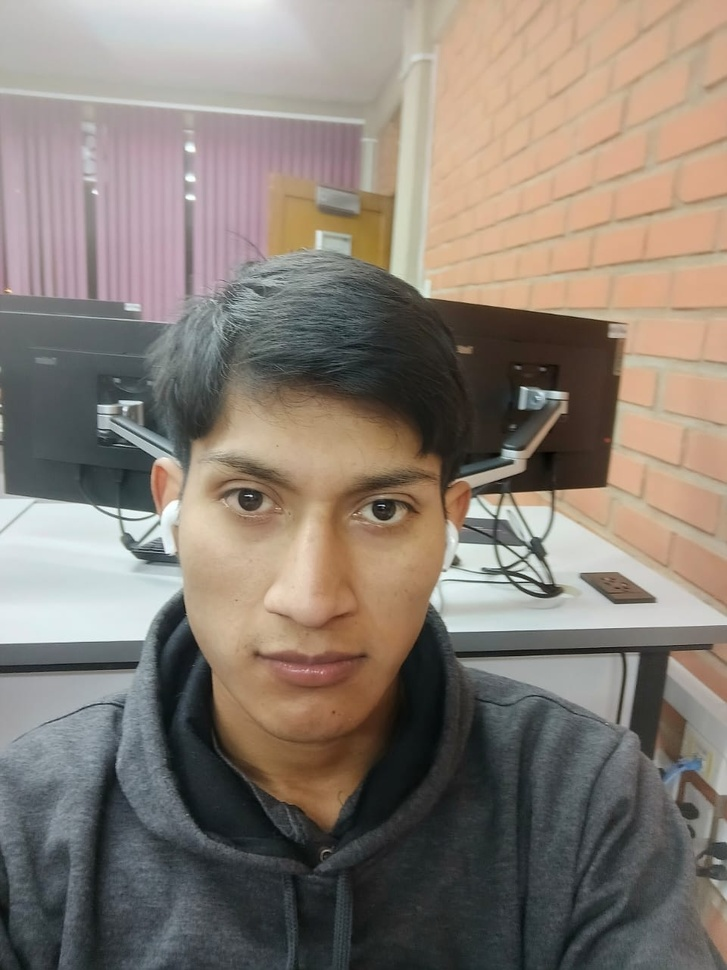
#> input picture santiago.jpeg, 727 x 970 px, shrunk from 960 x 1280 before the run
$ jupyter execute --allow-errors practicaFinal.ipynb
#> lines starting #> are read from the running program, lines starting #| are printed output that depends on the picture; after the words box and inside, x2 and y2 are one past the last pixel; in counts of white or black regions, pixels touching at a corner belong together
1.-En base a la siguientefigura

Identifica de cada uno de los elementos(elementos específicos)su área, perímetro y centroide,a cada uno de los objetos debe ser inscrito dentroun recuadro, una elipse,un círculoy marcar una líneadivisora en el medio tomando de referencia el centroide (cada uno de estos conceptos en un subplot distinto)tomar en cuenta que el color delas figuras mencionadasdebe ser el mismo quetiene el objeto seleccionado.

[cell 1]
import cv2
import numpy as np
import matplotlib.pyplot as plt

def get_average_color(image, contour):
    mask = np.zeros(image.shape[:2], dtype="uint8")
    cv2.drawContours(mask, [contour], -1, 255, -1)
    mean = cv2.mean(image, mask=mask)[:3]
    return tuple(map(int, mean))

img = cv2.imread('colores.jpg')

#> (the rest of this cell did not finish here and is left out)

Captura una imagen de tu rostro con tu dispositivo móvil y aplica:
1.Una umbralización
2.Cambio de color
3.Convolución con kernel propio
4.Convolución con kernel predefinido (el de tu preferencia)
5.Selecciona tu ojo izquierdo en la imagen y aplícale canny
6.Aplica el filtro de neblina
7.Detecta los bordes de la imagen
8.Identifica el área, perímetro y centroide de la imagen
9.El objeto seleccionado inscríbelo dentro de un cuadro de color rosa

[cell 2]
import cv2
import numpy as np
import matplotlib.pyplot as plt

img = cv2.imread('santiago.jpeg', cv2.IMREAD_GRAYSCALE)
#> img: shape (970, 727); min 1, max 255, mean 127.5
_, img_bin = cv2.threshold(img, 127, 255, cv2.THRESH_BINARY)
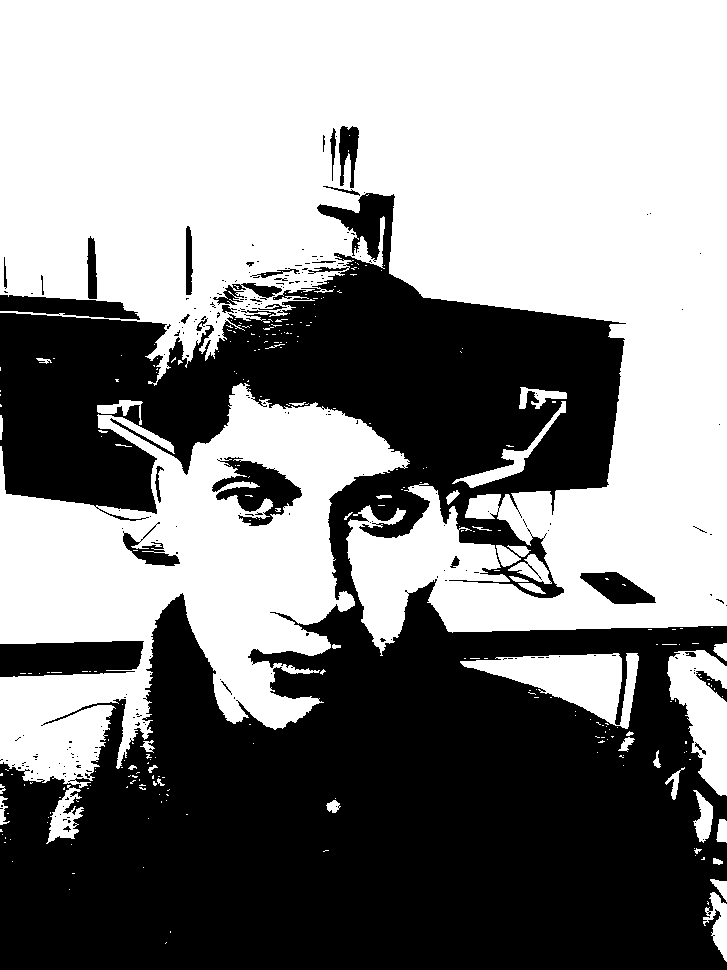
#> img_bin: shape (970, 727); 53.7% white; 237 black regions (207 under 20 px), largest, box (x1, y1, x2, y2) and area: (0, 193, 727, 970) 310341, (0, 641, 144, 677) 4423, (212, 457, 302, 526) 2875
mascara = cv2.getStructuringElement(cv2.MORPH_ELLIPSE, (5, 5))
img_fin_umb = cv2.dilate(img_bin, mascara)
#> img_fin_umb: shape (970, 727); 58.1% white; 89 black regions (66 under 20 px), largest, box (x1, y1, x2, y2) and area: (0, 584, 727, 970) 195860, (0, 263, 622, 597) 88168, (0, 643, 141, 675) 3636

img_color = cv2.cvtColor(img, cv2.COLOR_GRAY2BGR)
img_color[:, :, 1] = 0
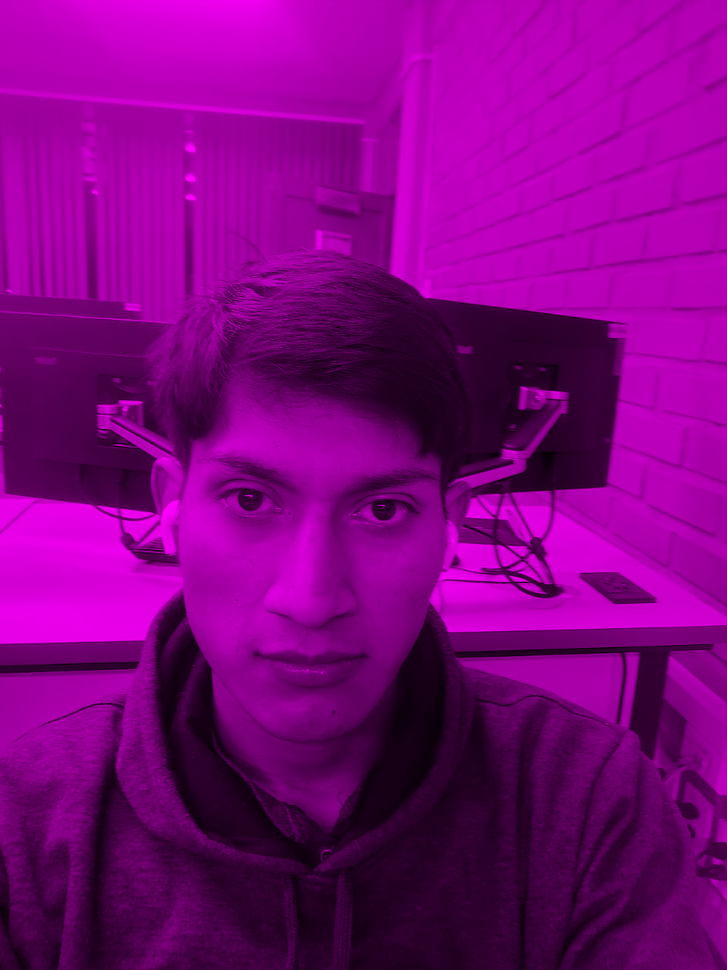
#> img_color: shape (970, 727, 3); mean B, G, R 127.5, 0, 127.5

kernel_propio = np.array([[1, 2, 1], [0, 0, 0], [-1, -2, -1]])
img_fin_ConvPropio = cv2.filter2D(img, -1, kernel_propio)
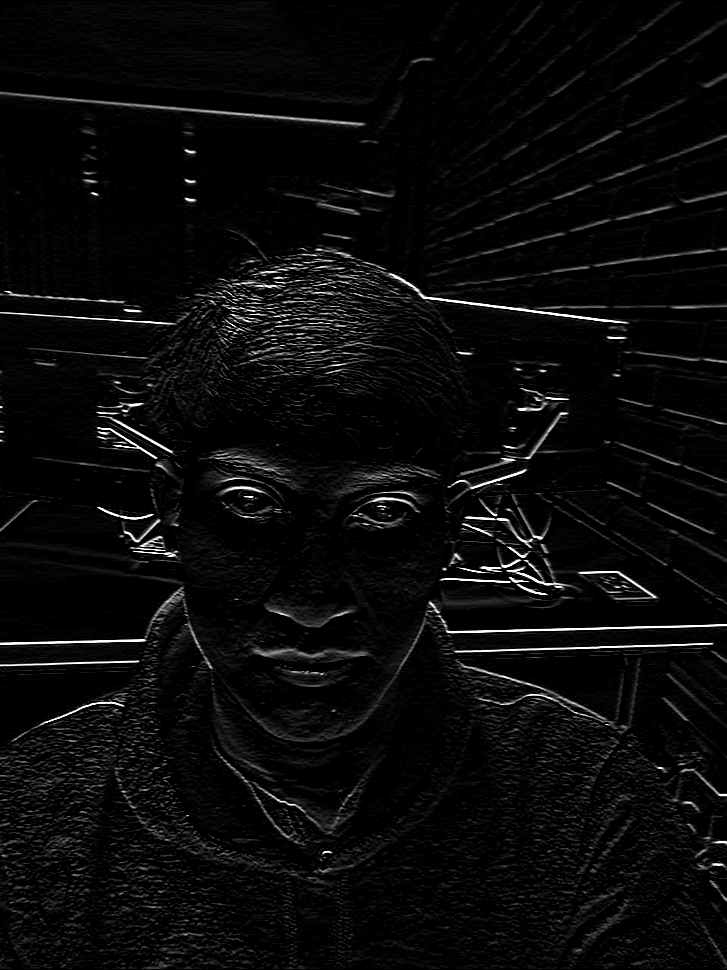
#> img_fin_ConvPropio: shape (970, 727); min 0, max 255, mean 10.1

kernel_predefinido = np.array([[0, -1, 0], [-1, 5, -1], [0, -1, 0]])
imgfin_ConvPredefinido = cv2.filter2D(img, -1, kernel_predefinido)

eye_region = img[50:150, 50:150]
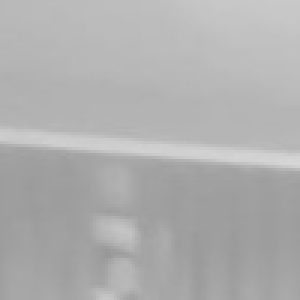
#> eye_region: shape (100, 100) (shown 3 times larger); min 151, max 215, mean 175.2
eye_canny = cv2.Canny(eye_region, 20, 80)
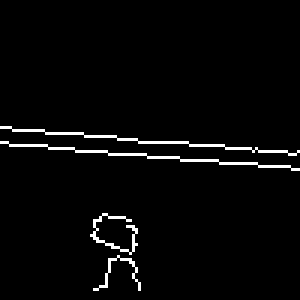
#> eye_canny: shape (100, 100) (shown 3 times larger); 2.8% white in thin lines or dots, all inside (x1, y1, x2, y2) = (0, 42, 100, 97)

imagen_original = cv2.cvtColor(img, cv2.COLOR_GRAY2RGB)
imagen_empañada = cv2.GaussianBlur(imagen_original, (41, 41), 0)
img_fin_nieblina = (imagen_original * 0.3 + imagen_empañada * 0.7).astype(np.uint8)

sobel_x = cv2.filter2D(img, -1, np.array([[1, 0, -1], [2, 0, -2], [1, 0, -1]]))
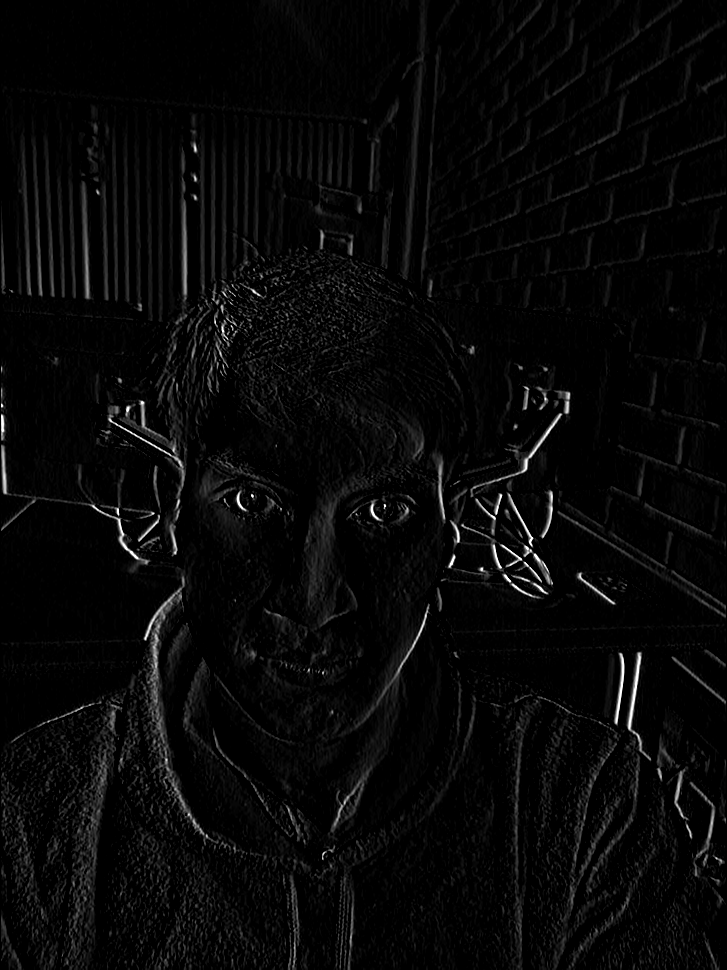
#> sobel_x: shape (970, 727); min 0, max 255, mean 7.9
sobel_y = cv2.filter2D(img, -1, np.array([[1, 2, 1], [0, 0, 0], [-1, -2, -1]]))
sobel_combined = np.sqrt(sobel_x**2 + sobel_y**2)
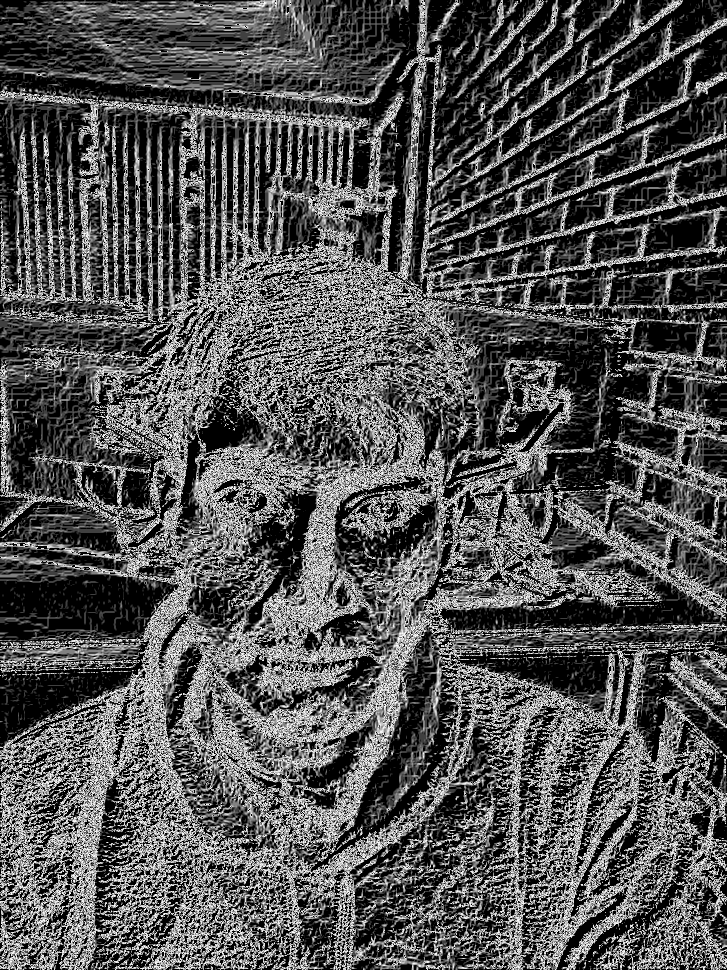
#> sobel_combined: shape (970, 727) float16; min 0, max 15.81, mean 5.19; drawn with min black and max white

contornos, _ = cv2.findContours(img_bin, cv2.RETR_TREE, cv2.CHAIN_APPROX_SIMPLE)
#> contornos = 640 contours, 569 with area under 20; largest, box (x1, y1, x2, y2) and area: (0, 0, 727, 656) 281424, (0, 383, 410, 788) 82021, (460, 653, 639, 729) 6075, (667, 650, 727, 796) 5016, (211, 456, 303, 527) 3178
contorno_principal = max(contornos, key=cv2.contourArea)
#> contorno_principal = contour of 1826 points, box (x1, y1, x2, y2) (0, 0, 727, 656), area 281424
area = cv2.contourArea(contorno_principal)
#> area = 281423.5
perimetro = cv2.arcLength(contorno_principal, True)
#> perimetro = 6377.3
M = cv2.moments(contorno_principal)
#> M = moments, m00 281423.5, centre m10/m00, m01/m00 = (413.6, 232.1)
centroide_x = int(M['m10'] / M['m00'])
#> centroide_x = 413
centroide_y = int(M['m01'] / M['m00'])
#> centroide_y = 232

img_contorno = cv2.cvtColor(img, cv2.COLOR_GRAY2BGR)
cv2.drawContours(img_contorno, [contorno_principal], -1, (255, 0, 0), 2)
cv2.rectangle(img_contorno, (centroide_x - 50, centroide_y - 50), (centroide_x + 50, centroide_y + 50), (255, 0, 255), 2)
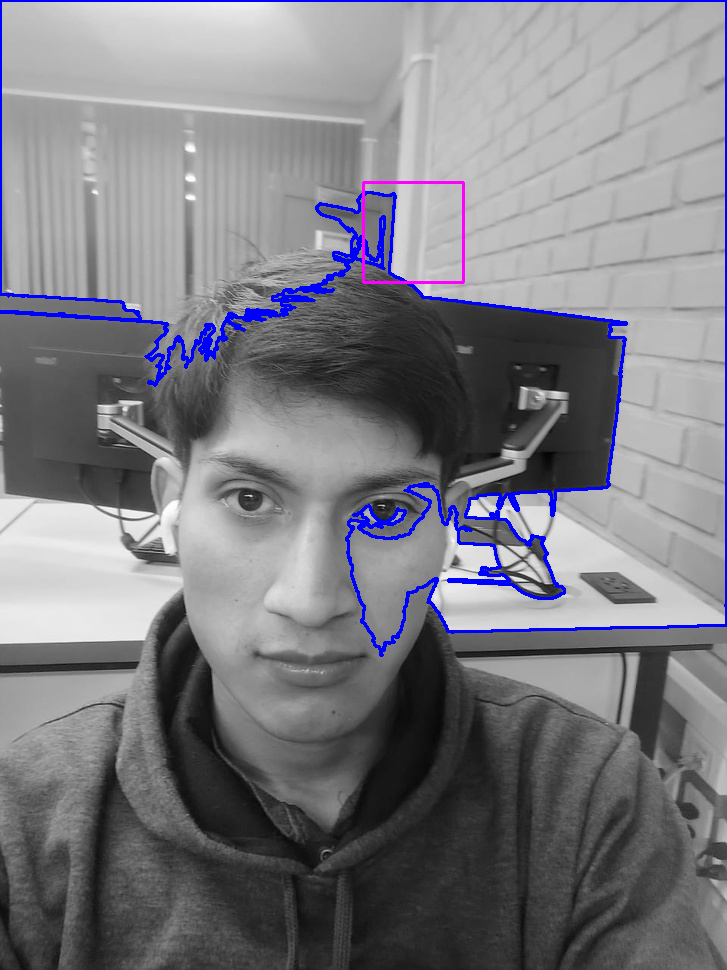
#> img_contorno: shape (970, 727, 3); mean B, G, R 130.2, 123.8, 124.3

plt.figure(figsize=(12, 10))

plt.subplot(3, 4, 1)
plt.title("Umbralización")
plt.imshow(img_fin_umb, cmap='gray')

plt.subplot(3, 4, 2)
plt.title("Cambio de color")
plt.imshow(img_color)

plt.subplot(3, 4, 3)
plt.title("Convolución Kernel Propio")
plt.imshow(img_fin_ConvPropio, cmap='gray')

plt.subplot(3, 4, 4)
plt.title("Convolución Kernel Predefinido")
plt.imshow(imgfin_ConvPredefinido, cmap='gray')

plt.subplot(3, 4, 5)
plt.title("Canny en ojo izquierdo")
plt.imshow(eye_canny, cmap='gray')

plt.subplot(3, 4, 6)
plt.title("Filtro de neblina")
plt.imshow(img_fin_nieblina)

plt.subplot(3, 4, 7)
plt.title("Detección de bordes")
plt.imshow(sobel_combined, cmap='gray')

plt.subplot(3, 4, 8)
plt.title("Contorno y cuadro rosa")
plt.imshow(img_contorno)

plt.show()
#> figure, not shown here; B, G, R data is drawn as R, G, B
